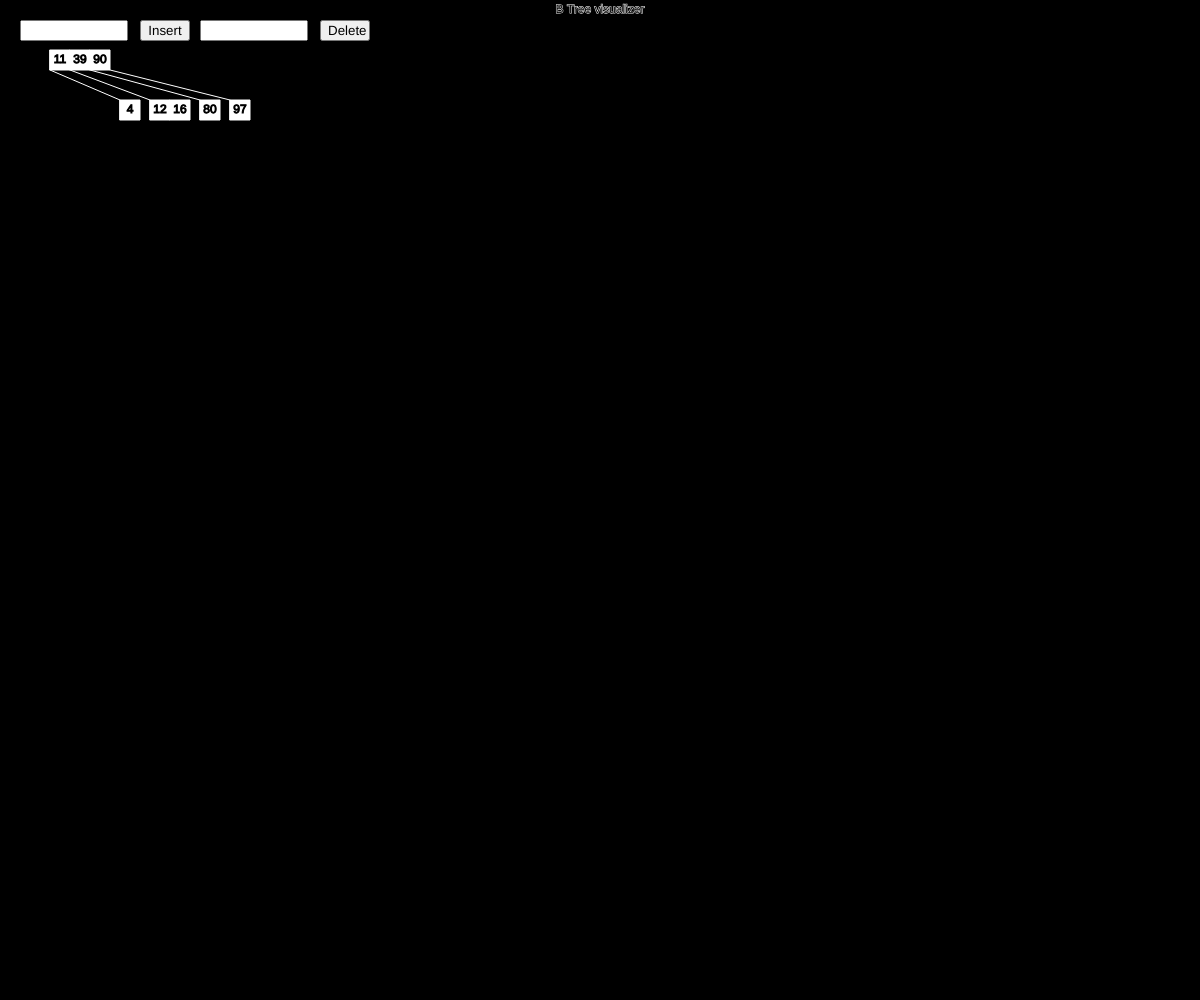
Frame 1 (no input)
Frame 60 (no input): identical to frame 1, image omitted
Frame 120 (the mouse pressed at the canvas centre since frame 60): identical to frame 1, image omitted

The p5.js sketch that drew this single still picture (run headless with seeded random() and noise() and a simulated clock; from frame 60 on, the mouse is pressed at the canvas centre):

// p5.js sketch
// ── sketch.js
/* eslint-disable no-undef */
let tree;
let deleteInput;
let deleteButton;
let insertInput;
let insertButton;
let currentNode = null
// eslint-disable-next-line no-unused-vars
function setup() {
  tree = new BTree(2);
  let insertTo = 8;
  for (let i = 0; i < insertTo; i++) {
    tree.insert(Math.floor(Math.random() * 100));
  }

  createCanvas(windowWidth, windowHeight);
  background(0);
  textAlign(CENTER, CENTER);
  insertInput = createInput();
  insertInput.position(20, 20);
  insertInput.size(100);
  insertButton = createButton('Insert');
  insertButton.position(140, 20);
  insertButton.size(50);
  insertButton.mousePressed(insertButtonPressed);
  createDeleteInput();
  createDeleteButton();
}

function createDeleteInput() {
  deleteInput = createInput();
  deleteInput.position(200, 20);
  deleteInput.size(100);
}

function createDeleteButton() {
  deleteButton = createButton('Delete');
  deleteButton.size(50);
  deleteButton.position(320, 20);
  deleteButton.mousePressed(deleteButtonPressed);
}

function deleteButtonPressed() {
  const value = parseInt(deleteInput.value());
  if (!Number.isNaN(value)) {
    tree.delete(value);
    tree.log()
  }
}

// eslint-disable-next-line no-unused-vars
function draw() {
  background(0);
  stroke(255);
  text('B Tree visualizer', Math.floor(windowWidth / 2), 10);
  tree.draw(50, 50, 20);
}

const insertButtonPressed = () => {
  const value = parseInt(insertInput.value());
  if (!Number.isNaN(value)) {
    tree.insert(value);
  }
};

class BTree {
  constructor(degree, parent) {
    this.degree = degree;
    this.parent = parent;
    this.keys = [];
    this.childs = [];
  }

  log() {
    console.log(
      JSON.stringify(
        this,
        function(key, val) {
          if (key !== 'parent') return val;
        },
        2,
      ),
    );
  }

  split() {
    if (this.keys.length !== this.degree * 2 - 1) {
      return;
    }
    const medianIndex = this.degree - 1;
    const leftChild = new BTree(this.degree, this);
    const rightChild = new BTree(this.degree, this);
    this.childs.forEach((child, index) => {
      if (index <= medianIndex) {
        child.parent = leftChild;
        leftChild.childs.push(child);
      } else {
        child.parent = rightChild;
        rightChild.childs.push(child);
      }
    });

    this.keys.forEach((key, index) => {
      if (index < medianIndex) {
        leftChild.keys.push(key);
      } else if (index > medianIndex) {
        rightChild.keys.push(key);
      }
    });

    const medianKey = this.keys[medianIndex];
    const parent = this.parent;
    if (!parent) {
      this.keys = [medianKey];
      this.childs = [leftChild, rightChild];
    } else {
      rightChild.parent = parent;
      leftChild.parent = parent;
      const childIndex = parent.childs.findIndex((c) => c == this);
      this.parent.childs[childIndex] = leftChild;
      this.parent.childs.splice(childIndex + 1, 0, rightChild);
      let i;
      for (i = 0; i < parent.keys.length; i++) {
        if (parent.keys[i] >= medianKey) {
          break;
        }
      }
      this.parent.keys.splice(i, 0, medianKey);

      // if (parent.keys.length === this.degree * 2 - 1) {
      //   parent.split();
      // }
    }
    return { medianKey, leftChild, rightChild };
  }

  insert(value) {
    if (this.keys.length === this.degree * 2 - 1) {
      const { medianKey, rightChild, leftChild } = this.split();
      if (value > medianKey) {
        rightChild.insert(value);
      } else {
        leftChild.insert(value);
      }
    } else {
      let i = 0;
      while (value > this.keys[i] && i < this.keys.length) {
        i += 1;
      }
      if (this.childs[i]) {
        this.childs[i].insert(value);
      } else {
        this.keys.push(value);
        this.keys.sort(function(a, b) {
          return a - b;
        });
      }
    }
  }

  delete(value) {
    currentNode = this;
    if (this.keys.includes(value)) {
      const index = this.keys.findIndex((v) => v === value);
      if (this.childs.length === 0) {
        this.keys.splice(index, 1);
        return;
      } else {
        const leftChild = this.childs[index];
        const rightChild = this.childs[index + 1];
        if (leftChild && leftChild.keys.length >= this.degree) {
          this.keys[index] = leftChild.keys[leftChild.keys.length -1];
          leftChild.delete(leftChild.keys[leftChild.keys.length-1]);
        } else if (rightChild.keys.length >= this.degree) {
          this.keys[index] = rightChild.keys[0];
          rightChild.delete(rightChild.keys[0]);
        }
        else {
          leftChild.keys.push(value)
          rightChild.keys.forEach(key => {
            leftChild.keys.push(key)
          });
          rightChild.childs.forEach(child => {
            child.parent = leftChild;
            leftChild.childs.push(child)
          })
          this.keys.splice(index, 1)
          this.childs.splice(index+1, 1)
        }
      }
    } else {
      let i = 0;
      if(this.childs.length === 0) {
        return;
      }
      while (this.keys[i] < value) i += 1;
      const selectedChild = this.childs[i];
      if (selectedChild.keys.length === this.degree - 1) {

        // index of selected child
        const thisIndex = i

        // the left sibling
        const leftSibling = this.childs[thisIndex - 1]
        
        // the right sibling
        const rightSibling = this.childs[thisIndex + 1]

        if(leftSibling && leftSibling.keys.length >= this.degree) {
          selectedChild.keys.unshift(this.keys[thisIndex - 1])
          this.keys[thisIndex - 1] = leftSibling.keys[leftSibling.keys.length - 1]
          leftSibling.keys.splice(leftSibling.keys.length - 1, 1)
          if(leftSibling.childs.length > 0) {
            const childToMove = leftSibling.childs[leftSibling.childs.length - 1]
            childToMove.parent = selectedChild;
          selectedChild.childs.unshift(childToMove)
          leftSibling.childs.splice(leftSibling.childs.length - 1, 1)
          }
        }
        else if( rightSibling && rightSibling.keys.length >= this.degree) {
          selectedChild.keys.push(this.keys[thisIndex])
          this.keys[thisIndex] = rightSibling.keys[0]
          rightSibling.keys.splice(0, 1)
          if(rightSibling.childs.length > 0) {
            const childToMove = rightSibling.childs[0]
            childToMove.parent = selectedChild;
          selectedChild.childs.push(childToMove)
          rightSibling.childs.splice(0, 1)
          }
        }
        else {
          selectedChild.keys.push(this.keys[thisIndex])
          this.keys.splice(thisIndex, 1)
          rightSibling.keys.forEach((key) => {
            selectedChild.keys.push(key)
          })
          this.childs.splice(thisIndex + 1, 1)
          rightSibling.childs.forEach((child) => {
            child.parent = selectedChild
            selectedChild.childs.push(child)
          })
        }
        setTimeout(() => selectedChild.delete(value), 1000);
        
      } else {
        setTimeout(() => selectedChild.delete(value), 1000);
      }
    }
  }

  draw(x, y, size = 10, hsplit = 10, vsplit = 30) {
    this.keys.map((value, index) => {
      const valX = x + index * size;
      stroke(255);
      if(this === currentNode) {
        stroke('red')
      }
      square(valX, y, size);
      stroke(0);
      text(value, valX + size / 2, y + size / 2);
    });

    let currentX = x + size * this.keys.length + hsplit;
    this.childs.map((child, index) => {
      stroke(255);
      line(x + size * index, y + size, currentX, y + size + vsplit);
      currentX = child.draw(currentX, y + size + vsplit, size, hsplit, vsplit);
    });

    return currentX;
  }
}
